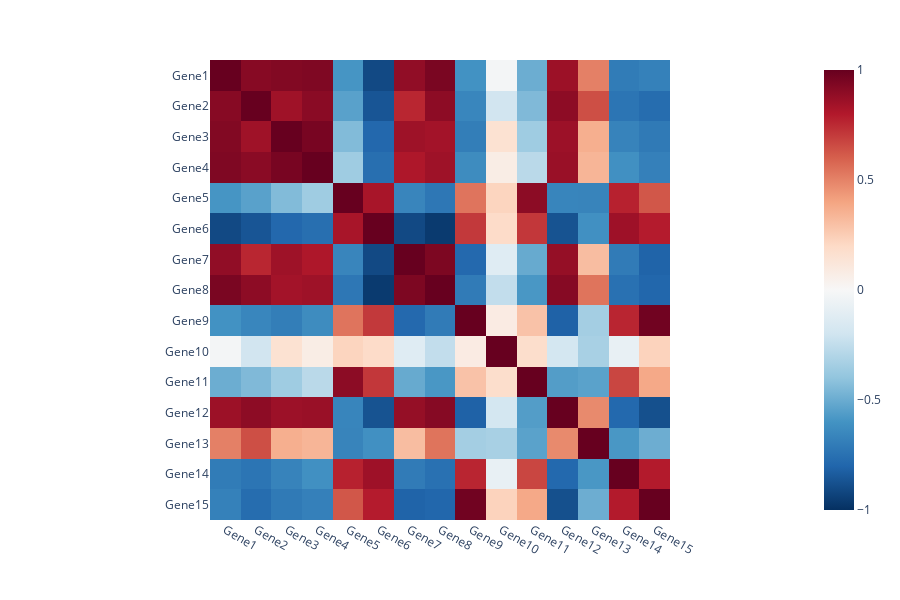

The code cell stored with this chart in its notebook:
### Code cell
def plot_corr_gene(df_corr, width=900, height=600, color='RdBu_r'):
    """根据输入的表达矩阵，绘制基因之间的相关性热图
    Args:
        df_corr: 表达矩阵，行为基因，列为样本
        color_scale: 颜色方案

    Returns:
        fig: 相关性热图 
    
    """
    # 预处理
    gene_ids = df_corr.iloc[:, 0]
    df_corr = df_corr.iloc[:, 1:]
    df_corr = df_corr.round(6)
    
    # 计算样本之间的相关性
    correlation_matrix = df_corr.T.corr()

    # 绘制相关性矩阵的热图
    fig = px.imshow(correlation_matrix,
                    color_continuous_scale=color,
                    zmin=-1,  # 设置颜色比例尺的最小值
                    zmax=1,  # 设置颜色比例尺的最大值
                    x=gene_ids, # 设置x轴为基因id
                    y=gene_ids) # 设置y轴为基因id

    # 设置输出图的大小
    fig.update_layout(width=width, height=height)
    
    return fig

    # 方案1:将fig对象转为json
    # fig_json = pio.to_json(fig)
    # return fig_json

    # 方案2:将fig转为html格式，返回html代码
    # fig_html = plot(fig, output_type='div', include_plotlyjs=False)        
    # return fig_html

    # 方案3:将fig转为html格式，保存为html文件
    # fig.write_html("corr_gene.html")
    # return "corr_gene.html"

# 示例调用
plot_corr_gene(df_corr,
               width=900,
               height=600,
               color='RdBu_r'
               )

### Figure 1 — Plotly figure (JSON) as saved in the notebook; plotly's stock layout.template omitted (floating-point values rounded to 4 significant figures; data arrays with more than 128 entries replaced by an {"elided": "..."} marker saying what was removed)
{"data": [{"coloraxis": "coloraxis", "hovertemplate": "x: %{x}<br>y: %{y}<br>color: %{z}<extra></extra>", "name": "0", "type": "heatmap", "x": ["Gene1", "Gene2", "Gene3", "Gene4", "Gene5", "Gene6", "Gene7", "Gene8", "Gene9", "Gene10", "Gene11", "Gene12", "Gene13", "Gene14", "Gene15"], "xaxis": "x", "y": ["Gene1", "Gene2", "Gene3", "Gene4", "Gene5", "Gene6", "Gene7", "Gene8", "Gene9", "Gene10", "Gene11", "Gene12", "Gene13", "Gene14", "Gene15"], "yaxis": "y", "z": {"elided": "15x15 float values"}}], "layout": {"coloraxis": {"cmax": 1, "cmin": -1, "colorscale": [[0, "rgb(5,48,97)"], [0.1, "rgb(33,102,172)"], [0.2, "rgb(67,147,195)"], [0.3, "rgb(146,197,222)"], [0.4, "rgb(209,229,240)"], [0.5, "rgb(247,247,247)"], [0.6, "rgb(253,219,199)"], [0.7, "rgb(244,165,130)"], [0.8, "rgb(214,96,77)"], [0.9, "rgb(178,24,43)"], [1, "rgb(103,0,31)"]]}, "height": 600, "margin": {"t": 60}, "width": 900, "xaxis": {"anchor": "y", "constrain": "domain", "domain": [0, 1], "scaleanchor": "y"}, "yaxis": {"anchor": "x", "autorange": "reversed", "constrain": "domain", "domain": [0, 1]}}}
